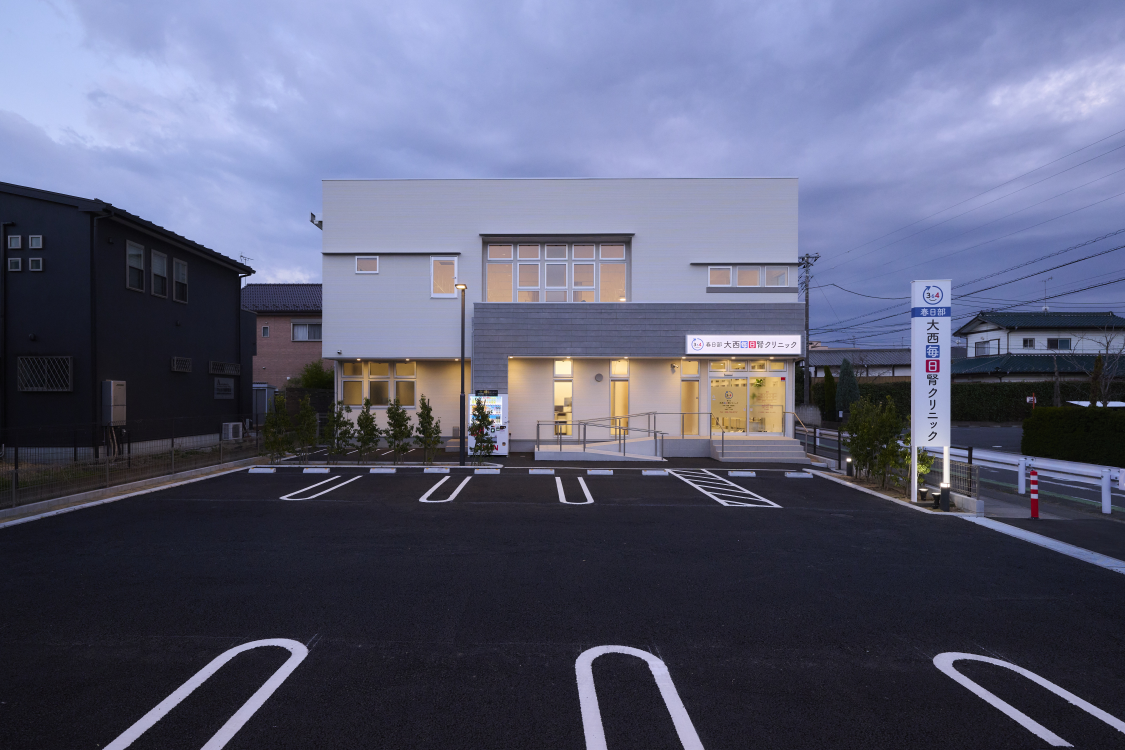
#> input picture scratch/PK_351.jpg, 4500 x 3000 px, given as the content of the folder /192.168.1.240/Staff/01全員共用/90_写真/春日部クリニック様　施工写真, which was not available (shown at 1/4 size)
$ python create_contact_sheet.py
#> lines starting #> are read from the running program, lines starting #| are printed output that depends on the picture; pictures that were not available may be replaced by others from this repository, and a replacement may not be noted
import os
import glob
from PIL import Image, ImageDraw, ImageFont

def create_contact_sheet():
    photo_dir = r"\\192.168.1.240\Staff\01全員共用\90_写真\春日部クリニック様　施工写真"
    pattern = os.path.join(photo_dir, "PK_*.jpg")
    files = sorted(glob.glob(pattern))

    if not files:
        print("No files found matching PK_*.jpg")
        return

    print(f"Found {len(files)} files.")

    # グリッド設定
    cols = 15
    rows = (len(files) + cols - 1) // cols

    thumb_w = 120
    thumb_h = 90
    spacing = 10

    sheet_w = cols * (thumb_w + spacing) + spacing
    sheet_h = rows * (thumb_h + spacing) + spacing

    # シート作成（背景はグレー）
    sheet = Image.new('RGB', (sheet_w, sheet_h), (200, 200, 200))
#> sheet: PIL image 1960x110 RGB; every value is 200
    draw = ImageDraw.Draw(sheet)

    # 簡易フォント（なければデフォルト）
    try:
        font = ImageFont.load_default()
    except Exception:
        font = None

    for i, filepath in enumerate(files):
        try:
            basename = os.path.basename(filepath)
            num_str = basename.replace("PK_", "").replace(".jpg", "")

            # サムネイル作成
            with Image.open(filepath) as img:
#> img is the input picture: PIL image 4500x3000 RGB; mean R, G, B 90.4, 93.2, 116.7
                img.thumbnail((thumb_w, thumb_h))
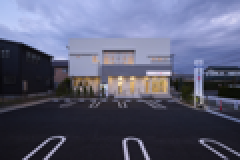
#> img: PIL image 120x80 RGB (shown 2 times larger); mean R, G, B 90.4, 93.2, 116.7

                # 中央配置用のオフセット計算
                offset_x = (thumb_w - img.width) // 2
#> offset_x = 0
                offset_y = (thumb_h - img.height) // 2
#> offset_y = 5

                # 位置計算
                r = i // cols
                c = i % cols
                x = spacing + c * (thumb_w + spacing)
                y = spacing + r * (thumb_h + spacing)

                sheet.paste(img, (x + offset_x, y + offset_y))
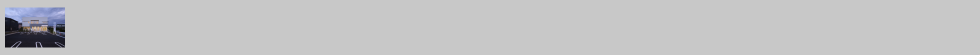
#> sheet: PIL image 1960x110 RGB (shown at 1/2 size); mean R, G, B 195.1, 195.2, 196.3

                # テキスト描画 (ファイル名番号)
                draw.rectangle([x, y, x + 40, y + 15], fill=(0, 0, 0))
                draw.text((x + 2, y + 2), num_str, fill=(255, 255, 255), font=font)
        except Exception as e:
            print(f"Error processing {filepath}: {e}")

    # 保存
    output_dir = r"c:\Users\coino\AntigravityWorkspace\projects\clinic\recruit-site\scratch"
    if not os.path.exists(output_dir):
        os.makedirs(output_dir)

    output_path = os.path.join(output_dir, "contact_sheet.png")
    sheet.save(output_path)
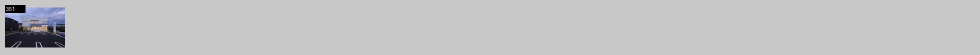
#> saved as contact_sheet.png: PIL image 1960x110 RGB (shown at 1/2 size); mean R, G, B 194.6, 194.7, 195.7
    print(f"Saved contact sheet to {output_path}")

if __name__ == "__main__":
    create_contact_sheet()
